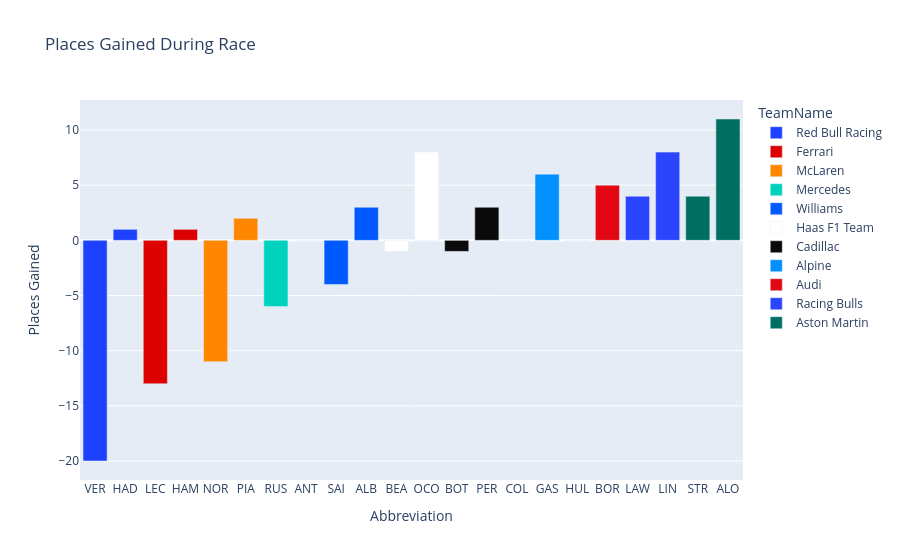

Here is the notebook cell this chart was saved with:
### Code cell
race.results["Places Gained"] = (
    race.results["GridPosition"] - race.results["Position"]
)

fig = px.bar(
    race.results.sort_values("Places Gained"),
    x="Abbreviation",
    y="Places Gained",
    color="TeamName",
    color_discrete_map=TEAM_COLORS,
    title="Places Gained During Race"
)

fig.show()

### Figure 1 — Plotly figure (JSON) as saved in the notebook; plotly's stock layout.template omitted (floating-point values rounded to 4 significant figures)
{"data": [{"hovertemplate": "TeamName=Red Bull Racing<br>Abbreviation=%{x}<br>Places Gained=%{y}<extra></extra>", "legendgroup": "Red Bull Racing", "marker": {"color": "#1E41FF", "pattern": {"shape": ""}}, "name": "Red Bull Racing", "orientation": "v", "showlegend": true, "textposition": "auto", "type": "bar", "x": ["VER", "HAD"], "xaxis": "x", "y": [-20.0, 1.0], "yaxis": "y"}, {"hovertemplate": "TeamName=Ferrari<br>Abbreviation=%{x}<br>Places Gained=%{y}<extra></extra>", "legendgroup": "Ferrari", "marker": {"color": "#DC0000", "pattern": {"shape": ""}}, "name": "Ferrari", "orientation": "v", "showlegend": true, "textposition": "auto", "type": "bar", "x": ["LEC", "HAM"], "xaxis": "x", "y": [-13.0, 1.0], "yaxis": "y"}, {"hovertemplate": "TeamName=McLaren<br>Abbreviation=%{x}<br>Places Gained=%{y}<extra></extra>", "legendgroup": "McLaren", "marker": {"color": "#FF8700", "pattern": {"shape": ""}}, "name": "McLaren", "orientation": "v", "showlegend": true, "textposition": "auto", "type": "bar", "x": ["NOR", "PIA"], "xaxis": "x", "y": [-11.0, 2.0], "yaxis": "y"}, {"hovertemplate": "TeamName=Mercedes<br>Abbreviation=%{x}<br>Places Gained=%{y}<extra></extra>", "legendgroup": "Mercedes", "marker": {"color": "#00D2BE", "pattern": {"shape": ""}}, "name": "Mercedes", "orientation": "v", "showlegend": true, "textposition": "auto", "type": "bar", "x": ["RUS", "ANT"], "xaxis": "x", "y": [-6.0, 0.0], "yaxis": "y"}, {"hovertemplate": "TeamName=Williams<br>Abbreviation=%{x}<br>Places Gained=%{y}<extra></extra>", "legendgroup": "Williams", "marker": {"color": "#005AFF", "pattern": {"shape": ""}}, "name": "Williams", "orientation": "v", "showlegend": true, "textposition": "auto", "type": "bar", "x": ["SAI", "ALB"], "xaxis": "x", "y": [-4.0, 3.0], "yaxis": "y"}, {"hovertemplate": "TeamName=Haas F1 Team<br>Abbreviation=%{x}<br>Places Gained=%{y}<extra></extra>", "legendgroup": "Haas F1 Team", "marker": {"color": "#FFFFFF", "pattern": {"shape": ""}}, "name": "Haas F1 Team", "orientation": "v", "showlegend": true, "textposition": "auto", "type": "bar", "x": ["BEA", "OCO"], "xaxis": "x", "y": [-1.0, 8.0], "yaxis": "y"}, {"hovertemplate": "TeamName=Cadillac<br>Abbreviation=%{x}<br>Places Gained=%{y}<extra></extra>", "legendgroup": "Cadillac", "marker": {"color": "#0A0A0A", "pattern": {"shape": ""}}, "name": "Cadillac", "orientation": "v", "showlegend": true, "textposition": "auto", "type": "bar", "x": ["BOT", "PER"], "xaxis": "x", "y": [-1.0, 3.0], "yaxis": "y"}, {"hovertemplate": "TeamName=Alpine<br>Abbreviation=%{x}<br>Places Gained=%{y}<extra></extra>", "legendgroup": "Alpine", "marker": {"color": "#0090FF", "pattern": {"shape": ""}}, "name": "Alpine", "orientation": "v", "showlegend": true, "textposition": "auto", "type": "bar", "x": ["COL", "GAS"], "xaxis": "x", "y": [0.0, 6.0], "yaxis": "y"}, {"hovertemplate": "TeamName=Audi<br>Abbreviation=%{x}<br>Places Gained=%{y}<extra></extra>", "legendgroup": "Audi", "marker": {"color": "#E30613", "pattern": {"shape": ""}}, "name": "Audi", "orientation": "v", "showlegend": true, "textposition": "auto", "type": "bar", "x": ["HUL", "BOR"], "xaxis": "x", "y": [0.0, 5.0], "yaxis": "y"}, {"hovertemplate": "TeamName=Racing Bulls<br>Abbreviation=%{x}<br>Places Gained=%{y}<extra></extra>", "legendgroup": "Racing Bulls", "marker": {"color": "#2B45FF", "pattern": {"shape": ""}}, "name": "Racing Bulls", "orientation": "v", "showlegend": true, "textposition": "auto", "type": "bar", "x": ["LAW", "LIN"], "xaxis": "x", "y": [4.0, 8.0], "yaxis": "y"}, {"hovertemplate": "TeamName=Aston Martin<br>Abbreviation=%{x}<br>Places Gained=%{y}<extra></extra>", "legendgroup": "Aston Martin", "marker": {"color": "#006F62", "pattern": {"shape": ""}}, "name": "Aston Martin", "orientation": "v", "showlegend": true, "textposition": "auto", "type": "bar", "x": ["STR", "ALO"], "xaxis": "x", "y": [4.0, 11.0], "yaxis": "y"}], "layout": {"barmode": "relative", "legend": {"title": {"text": "TeamName"}, "tracegroupgap": 0}, "title": {"text": "Places Gained During Race"}, "xaxis": {"anchor": "y", "domain": [0, 1], "title": {"text": "Abbreviation"}}, "yaxis": {"anchor": "x", "domain": [0, 1], "title": {"text": "Places Gained"}}}}
